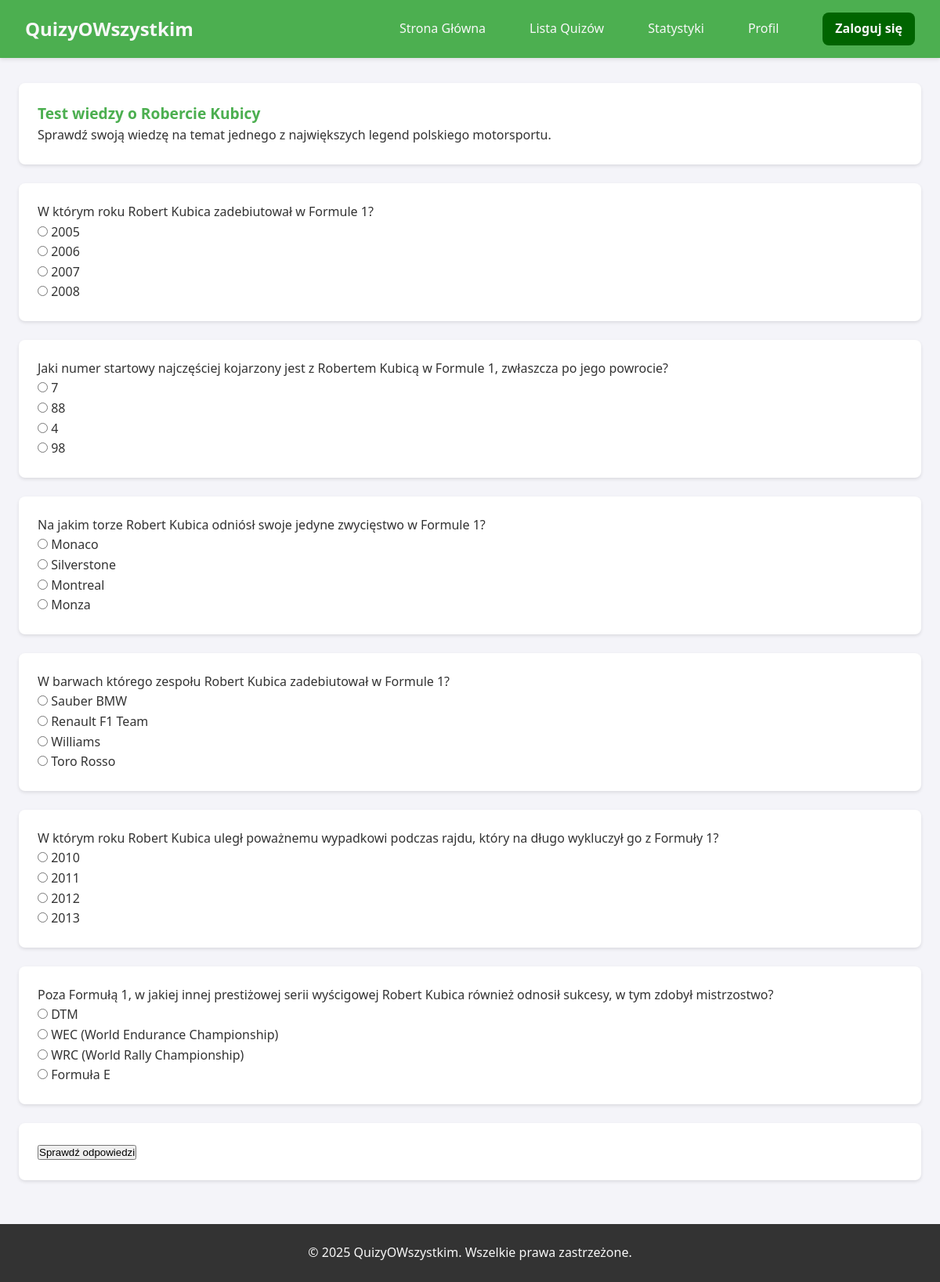
The app's page /quizy/quiz.php?id=5 with its own data.
### tables this page shows
CREATE TABLE `quizzes` (
  `id` int(11) NOT NULL,
  `title` varchar(255) NOT NULL,
  `description` text DEFAULT NULL,
  `category` varchar(100) NOT NULL,
  `question_type` enum('single_choice','multiple_choice','true_false','image_guess') NOT NULL,
  `created_by` int(11) NOT NULL,
  `created_at` timestamp NOT NULL DEFAULT current_timestamp()
);

CREATE TABLE `questions` (
  `id` int(11) NOT NULL,
  `quiz_id` int(11) NOT NULL,
  `question_text` text NOT NULL,
  `image_path` varchar(255) DEFAULT NULL,
  `correct_answer` text NOT NULL
);

CREATE TABLE `answer_options` (
  `id` int(11) NOT NULL,
  `question_id` int(11) NOT NULL,
  `option_text` text NOT NULL,
  `is_correct` tinyint(1) DEFAULT 0,
  `quiz_id` int(11) DEFAULT NULL
);

### quizy/includes/init.php (called while the page is built, shortened)
<?php
function isLoggedIn() {
    return isset($_SESSION['user_id']);
}
?>

### quizy/quiz.php (the view, shortened to what this page needs)
<?php
require_once __DIR__ . '/includes/header.php';
?>
    <div class="container">
        <?php
        $host = "localhost";
        $dbname = "quizyowszystkim";
        $username = "root";
        $password = "";
        try {
            $db = new PDO("mysql:host=$host;dbname=$dbname;charset=utf8", $username, $password);
            $db->setAttribute(PDO::ATTR_ERRMODE, PDO::ERRMODE_EXCEPTION);
            $quiz_id = isset($_GET['id']) ? intval($_GET['id']) : 0;
            $quiz_query = "SELECT title, description FROM quizzes WHERE id = ?";
            $quiz_stmt = $db->prepare($quiz_query);
            $quiz_stmt->execute([$quiz_id]);
            $quiz = $quiz_stmt->fetch(PDO::FETCH_ASSOC);
            if (!$quiz) {
                echo '<section class="section"><h2 class="section-title">Quiz nie znaleziony</h2><p>Przykro nam, ale ten quiz nie istnieje.</p></section>';
            } else {
                echo '
                <section class="section">
                    <h2 class="quiz-title">' . htmlspecialchars($quiz['title']) . '</h2>
                    <p>' . htmlspecialchars($quiz['description']) . '</p>
                </section>';
                $questions_query = "SELECT id, question_text FROM questions WHERE quiz_id = ?";
                $questions_stmt = $db->prepare($questions_query);
                $questions_stmt->execute([$quiz_id]);
                $questions = $questions_stmt->fetchAll(PDO::FETCH_ASSOC);
                if (empty($questions)) {
                    echo '<section class="section"><p>Brak pytań w tym quizie.</p></section>';
                } else {
                    echo '<form action="submit_quiz.php" method="post">';
                    foreach ($questions as $question) {
                        echo '
                        <section class="section question">
                            <div class="question-text">' . htmlspecialchars($question['question_text']) . '</div>
                            <div class="options">';
                        $options_query = "SELECT id, option_text FROM answer_options WHERE question_id = ?";
                        $options_stmt = $db->prepare($options_query);
                        $options_stmt->execute([$question['id']]);
                        $options = $options_stmt->fetchAll(PDO::FETCH_ASSOC);
                        foreach ($options as $option) {
                            echo '
                            <div class="option">
                                <input type="radio" id="option_' . $option['id'] . '" name="question_' . $question['id'] . '" value="' . $option['id'] . '">
                                <label for="option_' . $option['id'] . '">' . htmlspecialchars($option['option_text']) . '</label>
                            </div>';
                        }
                        echo '</div></section>';
                    }
                    echo '
                    <section class="section">
                        <button type="submit" class="submit-btn">Sprawdź odpowiedzi</button>
                    </section>
                    </form>';
                }
            }
        } catch (PDOException $e) {
            echo '<section class="section"><p>Błąd połączenia z bazą danych: ' . $e->getMessage() . '</p></section>';
        }
        ?>
    </div>
<?php
require_once __DIR__ . '/includes/footer.php';
?>

### quizy/includes/header.php (shortened to what this page needs)
<?php require_once __DIR__ . '/init.php';
$baseUrl = '/quizy'; ?>
<!DOCTYPE html>
<html lang="pl">
<head>
    <link rel="stylesheet" href="<?php echo dirname($_SERVER['PHP_SELF']) === '/quizy' ? 'css/styles.css' : '../css/styles.css'; ?>">
</head>
<body>
    <nav class="navbar">
        <a href="<?php echo $baseUrl; ?>/index.php" class="navbar-brand">QuizyOWszystkim</a>
    <div class="navbar-menu">
        <a href="<?php echo $baseUrl; ?>/index.php">Strona Główna</a>
        <a href="<?php echo $baseUrl; ?>/quizzes.php">Lista Quizów</a>
        <a href="<?php echo $baseUrl; ?>/stats.php">Statystyki</a>
            <a href="<?php echo $baseUrl; ?>/profile.php">Profil</a>
            <?php if(isLoggedIn()): ?>
                <a href="<?php echo $baseUrl; ?>/logout.php" class="logout-btn">
                    Wyloguj (<?php echo htmlspecialchars($_SESSION['username']); ?>)
                </a>
            <?php else: ?>
                <a href="<?php echo $baseUrl; ?>/login.php" class="login-btn">Zaloguj się</a>
            <?php endif; ?>
        </div>
    </nav>

### quizy/includes/footer.php
    <footer class="footer">
        <p>© 2025 QuizyOWszystkim. Wszelkie prawa zastrzeżone.</p>
    </footer>
</body>
</html>

### quizy/css/styles.css (style rules this page uses)
html, body { height: 100%; }
body { display: flex; flex-direction: column; min-height: 100vh; }
:root { --primary-color: #4CAF50; --primary-dark: #45a049; --primary-light: #e8f5e9; --secondary-color: #f44336; --secondary-dark: #d32f2f; --accent-color: #2196F3; --background: #f4f4f9; --text-dark: #333; --text-medium: #666; --text-light: #f8f8f8; --border-radius: 8px; --box-shadow: 0 2px 4px rgba(0,0,0,0.1); --box-shadow-lg: 0 5px 15px rgba(0,0,0,0.1); --transition: all 0.3s ease; }
* { margin: 0; padding: 0; box-sizing: border-box; }
body { font-family: 'Segoe UI', Tahoma, Geneva, Verdana, sans-serif; line-height: 1.6; color: var(--text-dark); background-color: var(--background); min-height: 100vh; display: flex; flex-direction: column; }
a { text-decoration: none; color: inherit; }
.container { width: 100%; max-width: 1200px; margin: 2rem auto; padding: 0 1.5rem; flex: 1; }
.section { background: white; border-radius: var(--border-radius); padding: 1.5rem; margin-bottom: 1.5rem; box-shadow: var(--box-shadow); }
.navbar { background-color: var(--primary-color); padding: 1rem 2rem; display: flex; justify-content: space-between; align-items: center; box-shadow: 0 2px 5px rgba(0,0,0,0.1); position: sticky; top: 0; z-index: 1000; }
.navbar-brand { color: var(--text-light); font-size: 1.5rem; font-weight: bold; transition: var(--transition); }
.navbar-menu { display: flex; gap: 1.5rem; align-items: center; }
.navbar-menu a { color: var(--text-light); padding: 0.5rem 1rem; border-radius: var(--border-radius); transition: var(--transition); }
.login-btn { background-color: darkgreen; color: white; padding: 0.5rem 1.5rem; border-radius: 20px; font-weight: bold; transition: var(--transition); margin-left: 1rem; }
.quiz-title { font-size: 1.2rem; margin-top: 0; color: var(--primary-color); }
.footer { width:100%; text-align: center; padding: 1.5rem; background-color: #333; color: var(--text-light); margin-top: auto; }

### records on screen
quizzes: title "Test wiedzy o Robercie Kubicy", description "Sprawdź swoją wiedzę na temat jednego z największych legend polskiego motorsportu."
questions: question_text "W którym roku Robert Kubica zadebiutował w Formule 1?"
answer_options: option_text "2005"
answer_options: option_text "2006"
answer_options: option_text "2007"
answer_options: option_text "2008"
questions: question_text "Jaki numer startowy najczęściej kojarzony jest z Robertem Kubicą w Formule 1, zwłaszcza po jego powrocie?"
answer_options: option_text "7"
answer_options: option_text "88"
answer_options: option_text "4"
answer_options: option_text "98"
questions: question_text "Na jakim torze Robert Kubica odniósł swoje jedyne zwycięstwo w Formule 1?"
answer_options: option_text "Monaco"
answer_options: option_text "Silverstone"
answer_options: option_text "Montreal"
answer_options: option_text "Monza"
questions: question_text "W barwach którego zespołu Robert Kubica zadebiutował w Formule 1?"
answer_options: option_text "Sauber BMW"
answer_options: option_text "Renault F1 Team"
answer_options: option_text "Williams"
answer_options: option_text "Toro Rosso"
questions: question_text "W którym roku Robert Kubica uległ poważnemu wypadkowi podczas rajdu, który na długo wykluczył go z Formuły 1?"
answer_options: option_text "2010"
answer_options: option_text "2011"
answer_options: option_text "2012"
answer_options: option_text "2013"
questions: question_text "Poza Formułą 1, w jakiej innej prestiżowej serii wyścigowej Robert Kubica również odnosił sukcesy, w tym zdobył mistrzostwo?"
answer_options: option_text "DTM"
answer_options: option_text "WEC (World Endurance Championship)"
answer_options: option_text "WRC (World Rally Championship)"
answer_options: option_text "Formuła E"
